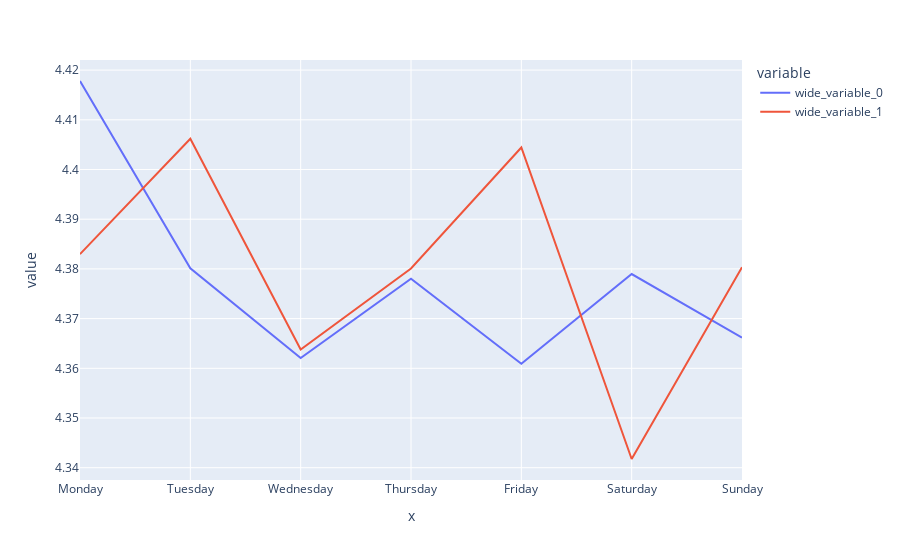

This figure's notebook cell:
### Code cell
averages.plot(x=averages['weekday'].unique(), y=[averages[averages['year']==2018]['Rating'], averages[averages['year']==2019]['Rating']])
# averages[averages['year']==2019].plot(x='weekday', y='Rating')

### Figure 1 — Plotly figure (JSON) as saved in the notebook; plotly's stock layout.template omitted (floating-point values rounded to 4 significant figures)
{"data": [{"hovertemplate": "variable=wide_variable_0<br>x=%{x}<br>value=%{y}<extra></extra>", "legendgroup": "wide_variable_0", "line": {"color": "#636efa", "dash": "solid"}, "mode": "lines", "name": "wide_variable_0", "orientation": "v", "showlegend": true, "type": "scatter", "x": ["Monday", "Tuesday", "Wednesday", "Thursday", "Friday", "Saturday", "Sunday"], "xaxis": "x", "y": [4.418, 4.38, 4.362, 4.378, 4.361, 4.379, 4.366], "yaxis": "y"}, {"hovertemplate": "variable=wide_variable_1<br>x=%{x}<br>value=%{y}<extra></extra>", "legendgroup": "wide_variable_1", "line": {"color": "#EF553B", "dash": "solid"}, "mode": "lines", "name": "wide_variable_1", "orientation": "v", "showlegend": true, "type": "scatter", "x": ["Monday", "Tuesday", "Wednesday", "Thursday", "Friday", "Saturday", "Sunday"], "xaxis": "x", "y": [4.383, 4.406, 4.364, 4.38, 4.404, 4.342, 4.38], "yaxis": "y"}], "layout": {"legend": {"title": {"text": "variable"}, "tracegroupgap": 0}, "margin": {"t": 60}, "xaxis": {"anchor": "y", "domain": [0, 1], "title": {"text": "x"}}, "yaxis": {"anchor": "x", "domain": [0, 1], "title": {"text": "value"}}}}
